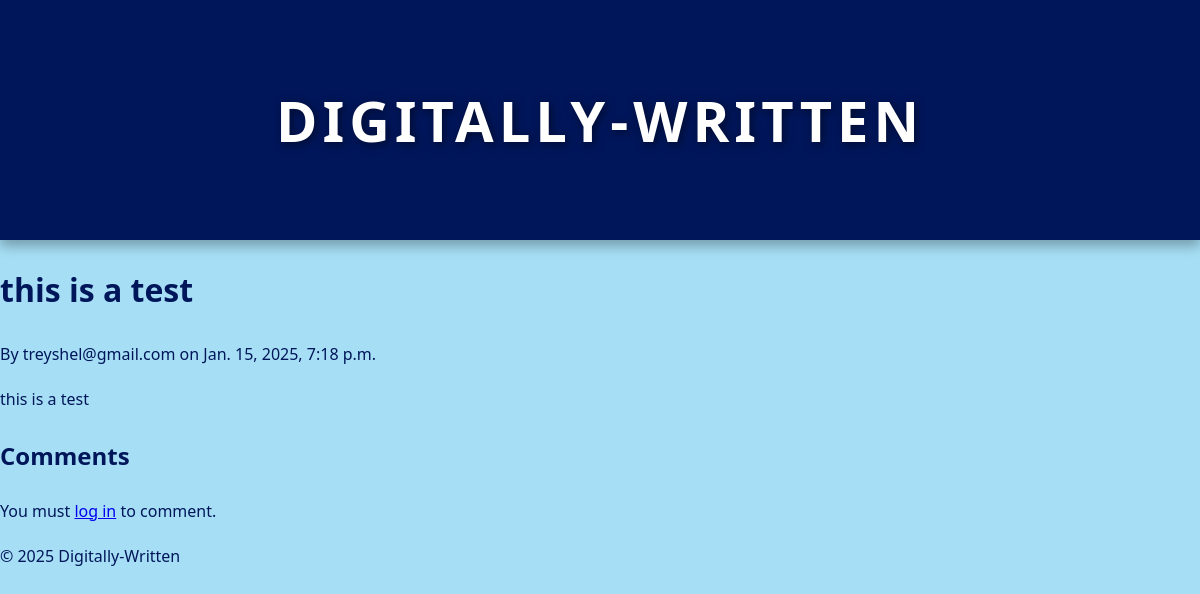
Page /post/4/ on the earlier database version.
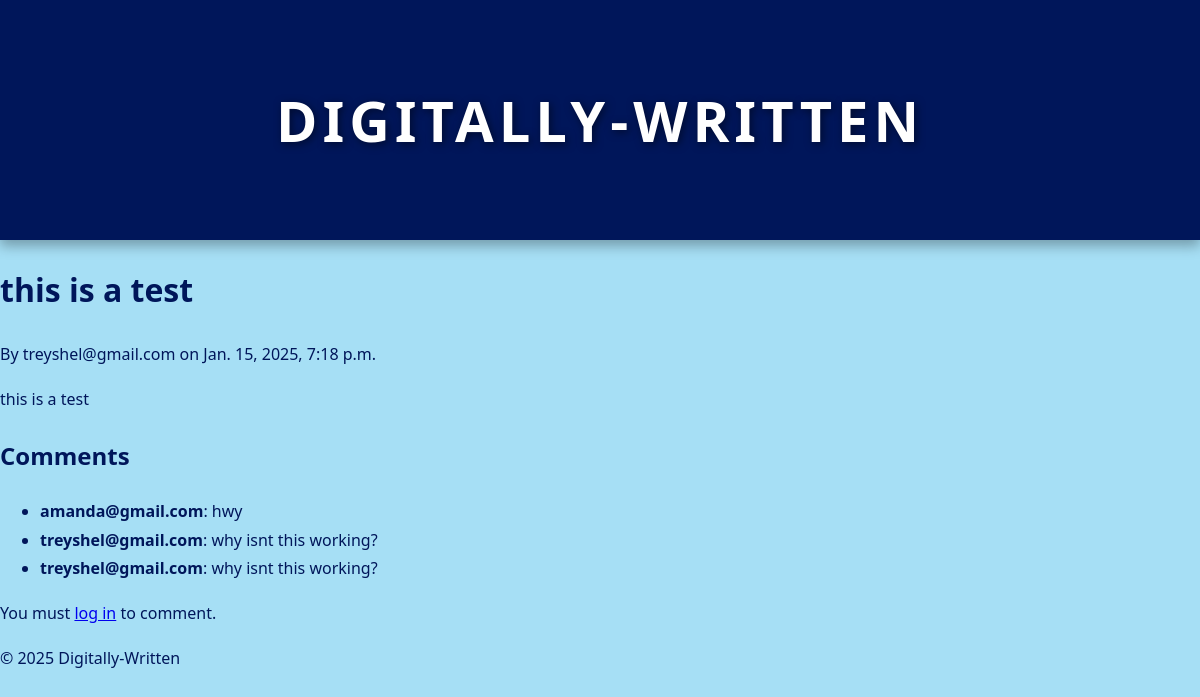
Same page on the later database version.
### app/models.py (models this page shows, shortened)
class Post(models.Model):
    title = models.CharField(max_length=200)
    content = models.TextField()
    author = models.ForeignKey(User, on_delete=models.CASCADE)
    created_at = models.DateTimeField(auto_now_add=True)
    updated_at = models.DateTimeField(auto_now=True)

class Comment(models.Model):
    post = models.ForeignKey(Post, on_delete=models.CASCADE, related_name="comments")
    author = models.ForeignKey(User, on_delete=models.CASCADE)
    content = models.TextField()
    created_at = models.DateTimeField(auto_now_add=True)

### app/views.py (the view)
# urls.py: path('post/<int:pk>/', app.views.post_detail, name='post_detail'),
def post_detail(request, pk):
    post = get_object_or_404(Post, pk=pk)
    comments = post.comments.all()
    if request.method == 'POST':
        comment_form = CommentForm(request.POST)
        if comment_form.is_valid():
            comment = comment_form.save(commit=False)
            comment.post = post
            comment.author = request.user
            comment.save()
            messages.success(request, 'Comment added successfully.')
            return redirect('post_detail', pk=pk)
    else:
        comment_form = CommentForm()
    return render(request, 'post_detail.html', {
        'post': post,
        'comments': comments,
        'comment_form': comment_form
    })

### app/templates/post_detail.html
{% extends 'base.html' %}
{% block content %}
<h1>{{ post.title }}</h1>
<p>By {{ post.author }} on {{ post.created_at }}</p>
<p>{{ post.content }}</p>
<h2>Comments</h2>
<ul>
    {% for comment in comments %}
        <li><strong>{{ comment.author }}</strong>: {{ comment.content }}</li>
    {% endfor %}
</ul>
{% if user.is_authenticated %}
<h3>Add a Comment</h3>
<form method="post">
    {% csrf_token %}
    {{ comment_form.as_p }}
    <button type="submit">Submit</button>
</form>
<a href="{% url 'post_list' %}">Return to Blog</a>
{% else %}
<p>You must <a href="{% url 'Login' %}">log in</a> to comment.</p>
{% endif %}
{% endblock content %}

### app/templates/base.html (shortened to what this page needs)
{% load static %}
<!DOCTYPE html>
<html lang="en">
<head>
    <link rel="stylesheet" href="{% static 'styles.css' %}">
</head>
<body>
    <header>
        <div class="header-container">
            <h1>Digitally-Written</h1>
        </div>
    </header>
    <main>
        <div class="main-container">
            {% block content %}{% endblock %}
        </div>
    </main>
    <footer>
        <div class="footer-container">
            <p>&copy; 2025 Digitally-Written</p>
        </div>
    </footer>
</body>
</html>

### app/static/styles.css (style rules this page uses)
body { font-family: 'Segoe UI', Tahoma, Geneva, Verdana, sans-serif; background-color: #A6DFF5; color: #00165A; margin: 0; padding: 0; line-height: 1.8; }
header { background-color: #00165A; color: #FFFFFF; padding: 2rem; text-align: center; box-shadow: 0 6px 12px rgba(0, 0, 0, 0.3); }
header h1 { font-size: 3.5rem; font-weight: 700; letter-spacing: 5px; text-transform: uppercase; text-shadow: 2px 2px 8px rgba(0, 0, 0, 0.5); }

Differences in the rows shown:
added Comment: author "amanda@gmail.com", content "hwy"
added Comment: author "treyshel@gmail.com", content "why isnt this working?"
added Comment: author "treyshel@gmail.com", content "why isnt this working?"
